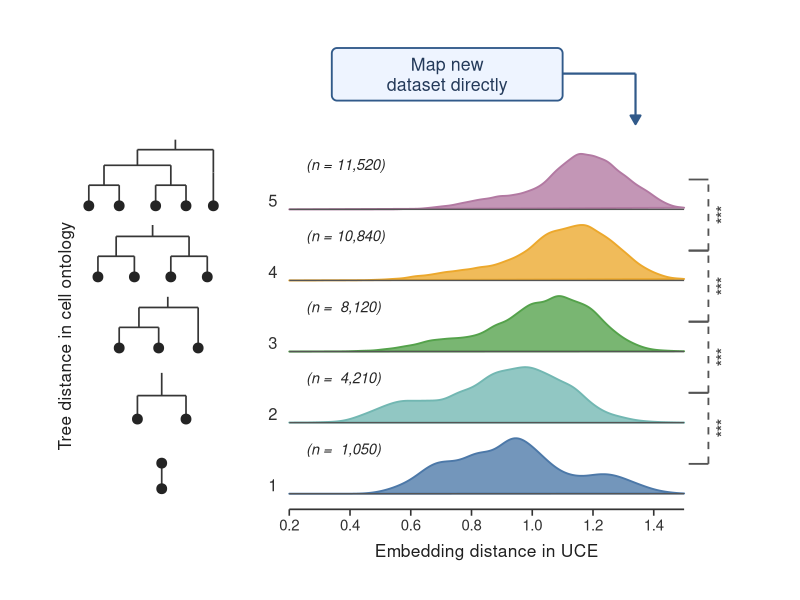
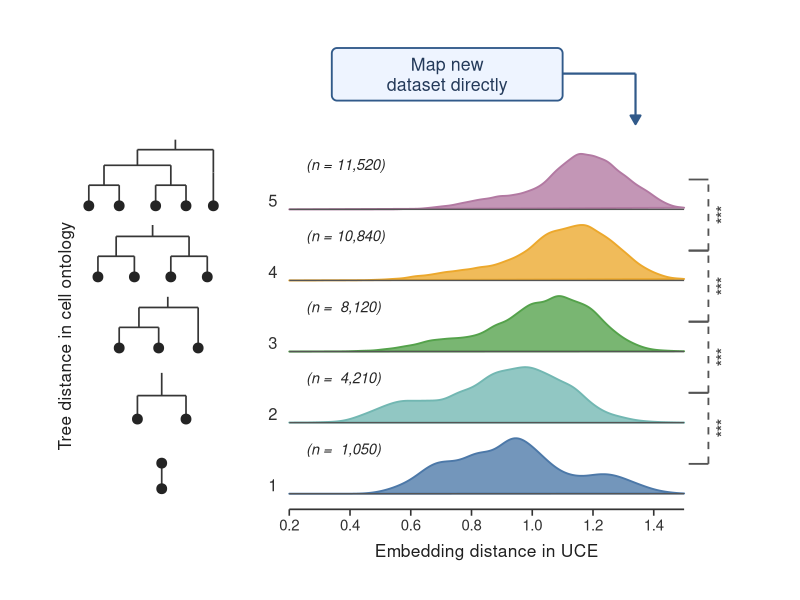

These charts were generated, in order, by the following R code:
## ---- chunk 1
knitr::opts_chunk$set(
  echo = TRUE,
  warning = FALSE,
  message = FALSE,
  fig.align = "center",
  fig.retina = 2
)

library(dplyr)
library(ggplot2)
library(tibble)

set.seed(1031)
## ---- chunk 2
draw_mixture <- function(n, means, sds, weights) {
  component <- sample(seq_along(means), n, replace = TRUE, prob = weights)
  values <- rnorm(n, means[component], sds[component])
  pmin(1.50, pmax(0.20, values))
}

level_specs <- tribble(
  ~tree_distance, ~sample_size,
  1, 1050,
  2, 4210,
  3, 8120,
  4, 10840,
  5, 11520
)

embedding_data <- bind_rows(
  tibble(tree_distance = 1, embedding_distance = draw_mixture(
    1050, c(0.73, 0.96, 1.23), c(0.10, 0.08, 0.09), c(0.35, 0.45, 0.20)
  )),
  tibble(tree_distance = 2, embedding_distance = draw_mixture(
    4210, c(0.55, 0.82, 1.02), c(0.08, 0.15, 0.13), c(0.12, 0.33, 0.55)
  )),
  tibble(tree_distance = 3, embedding_distance = draw_mixture(
    8120, c(0.72, 1.04, 1.18), c(0.12, 0.13, 0.09), c(0.14, 0.66, 0.20)
  )),
  tibble(tree_distance = 4, embedding_distance = draw_mixture(
    10840, c(0.83, 1.12, 1.27), c(0.15, 0.11, 0.09), c(0.19, 0.62, 0.19)
  )),
  tibble(tree_distance = 5, embedding_distance = draw_mixture(
    11520, c(0.92, 1.17, 1.33), c(0.12, 0.09, 0.07), c(0.20, 0.64, 0.16)
  ))
)

density_data <- bind_rows(lapply(split(embedding_data, embedding_data$tree_distance), function(group) {
  density_result <- density(
    group$embedding_distance,
    from = 0.20,
    to = 1.50,
    n = 512,
    adjust = 0.90
  )

  level <- unique(group$tree_distance)
  tibble(
    tree_distance = level,
    embedding_distance = density_result$x,
    density = density_result$y,
    ridge_y = level + 0.78 * density_result$y / max(density_result$y)
  )
}))

write.csv(embedding_data, "synthetic_embedding_distances.csv", row.names = FALSE)
write.csv(density_data, "density_curves.csv", row.names = FALSE)

level_specs
## ---- chunk 3
ridge_colours <- c(
  "1" = "#4C78A8",
  "2" = "#72B7B2",
  "3" = "#54A24B",
  "4" = "#ECA82C",
  "5" = "#B279A2"
)

tree_segments <- tribble(
  ~level, ~x, ~xend, ~y, ~yend,
  1, -0.22, -0.22, 1.07, 1.43,
  2, -0.30, -0.14, 2.38, 2.38,
  2, -0.30, -0.30, 2.05, 2.38,
  2, -0.14, -0.14, 2.05, 2.38,
  2, -0.22, -0.22, 2.38, 2.70,
  3, -0.36, -0.23, 3.34, 3.34,
  3, -0.36, -0.36, 3.05, 3.34,
  3, -0.23, -0.23, 3.05, 3.34,
  3, -0.295, -0.10, 3.62, 3.62,
  3, -0.295, -0.295, 3.34, 3.62,
  3, -0.10, -0.10, 3.05, 3.62,
  3, -0.20, -0.20, 3.62, 3.77,
  4, -0.43, -0.31, 4.34, 4.34,
  4, -0.43, -0.43, 4.05, 4.34,
  4, -0.31, -0.31, 4.05, 4.34,
  4, -0.19, -0.07, 4.34, 4.34,
  4, -0.19, -0.19, 4.05, 4.34,
  4, -0.07, -0.07, 4.05, 4.34,
  4, -0.37, -0.13, 4.62, 4.62,
  4, -0.37, -0.37, 4.34, 4.62,
  4, -0.13, -0.13, 4.34, 4.62,
  4, -0.25, -0.25, 4.62, 4.78,
  5, -0.46, -0.36, 5.34, 5.34,
  5, -0.46, -0.46, 5.05, 5.34,
  5, -0.36, -0.36, 5.05, 5.34,
  5, -0.24, -0.14, 5.34, 5.34,
  5, -0.24, -0.24, 5.05, 5.34,
  5, -0.14, -0.14, 5.05, 5.34,
  5, -0.05, -0.05, 5.05, 5.52,
  5, -0.41, -0.19, 5.62, 5.62,
  5, -0.41, -0.41, 5.34, 5.62,
  5, -0.19, -0.19, 5.34, 5.62,
  5, -0.30, -0.05, 5.84, 5.84,
  5, -0.30, -0.30, 5.62, 5.84,
  5, -0.05, -0.05, 5.52, 5.84,
  5, -0.175, -0.175, 5.84, 5.98
)

tree_points <- tribble(
  ~level, ~x, ~y,
  1, -0.22, 1.07,
  1, -0.22, 1.43,
  2, -0.30, 2.05,
  2, -0.14, 2.05,
  3, -0.36, 3.05,
  3, -0.23, 3.05,
  3, -0.10, 3.05,
  4, -0.43, 4.05,
  4, -0.31, 4.05,
  4, -0.19, 4.05,
  4, -0.07, 4.05,
  5, -0.46, 5.05,
  5, -0.36, 5.05,
  5, -0.24, 5.05,
  5, -0.14, 5.05,
  5, -0.05, 5.05
)

brackets <- tibble(
  comparison = paste0(seq_len(4), "_", seq_len(4) + 1),
  y0 = 1:4 + 0.42,
  y1 = 2:5 + 0.42,
  x = 1.58
)

axis_ticks <- tibble(
  value = seq(0.2, 1.4, by = 0.2),
  label = sprintf("%.1f", value)
)

sample_labels <- level_specs %>%
  mutate(
    x = 0.255,
    y = tree_distance + 0.63,
    label = paste0("(n = ", format(sample_size, big.mark = ","), ")")
  )

p <- ggplot() +
  geom_polygon(
    data = density_data,
    aes(
      x = embedding_distance,
      y = ridge_y,
      group = tree_distance,
      fill = factor(tree_distance),
      colour = factor(tree_distance)
    ),
    linewidth = 0.65,
    alpha = 0.78
  ) +
  geom_segment(
    data = tibble(level = 1:5),
    aes(x = 0.20, xend = 1.50, y = level, yend = level),
    colour = "#555555", linewidth = 0.48
  ) +
  geom_segment(
    data = tree_segments,
    aes(x = x, xend = xend, y = y, yend = yend),
    colour = "#363636", linewidth = 0.58
  ) +
  geom_point(
    data = tree_points,
    aes(x = x, y = y),
    size = 3.0, colour = "#242424"
  ) +
  geom_text(
    data = tibble(level = 1:5),
    aes(x = 0.16, y = level + 0.12, label = level),
    hjust = 1, size = 4.2, colour = "#303030"
  ) +
  geom_text(
    data = sample_labels,
    aes(x = x, y = y, label = label),
    hjust = 0, fontface = "italic", size = 3.75,
    colour = "#262626"
  ) +
  annotate(
    "segment", x = 0.20, xend = 1.50,
    y = 0.78, yend = 0.78,
    colour = "#333333", linewidth = 0.58
  ) +
  geom_segment(
    data = axis_ticks,
    aes(x = value, xend = value, y = 0.78, yend = 0.69),
    colour = "#333333", linewidth = 0.55
  ) +
  geom_text(
    data = axis_ticks,
    aes(x = value, y = 0.56, label = label),
    size = 3.8, colour = "#303030"
  ) +
  annotate(
    "text", x = 0.85, y = 0.20,
    label = "Embedding distance in UCE",
    size = 4.4, colour = "#202020"
  ) +
  annotate(
    "text", x = -0.54, y = 3.22,
    label = "Tree distance in cell ontology",
    angle = 90, size = 4.35, colour = "#202020"
  ) +
  annotation_custom(
    grid::roundrectGrob(
      r = unit(0.10, "snpc"),
      gp = grid::gpar(fill = "#EEF4FF", col = "#315A8A", lwd = 1.8)
    ),
    xmin = 0.34, xmax = 1.10,
    ymin = 6.53, ymax = 7.27
  ) +
  annotate(
    "text", x = 0.72, y = 6.90,
    label = "Map new\ndataset directly",
    size = 4.5, lineheight = 0.95,
    colour = "#243A5A"
  ) +
  annotate(
    "segment", x = 1.10, xend = 1.34,
    y = 6.91, yend = 6.91,
    colour = "#315A8A", linewidth = 0.75
  ) +
  annotate(
    "segment", x = 1.34, xend = 1.34,
    y = 6.91, yend = 6.20,
    colour = "#315A8A", linewidth = 0.75,
    arrow = grid::arrow(type = "closed", length = unit(2.5, "mm"))
  ) +
  geom_segment(
    data = brackets,
    aes(x = x, xend = x, y = y0, yend = y1),
    colour = "#545454", linewidth = 0.62,
    linetype = "dashed"
  ) +
  geom_segment(
    data = brackets,
    aes(x = x - 0.065, xend = x, y = y0, yend = y0),
    colour = "#545454", linewidth = 0.62
  ) +
  geom_segment(
    data = brackets,
    aes(x = x - 0.065, xend = x, y = y1, yend = y1),
    colour = "#545454", linewidth = 0.62
  ) +
  geom_text(
    data = brackets,
    aes(x = x + 0.045, y = (y0 + y1) / 2, label = "***"),
    angle = 90, size = 4.2, fontface = "bold",
    colour = "#4A4A4A"
  ) +
  scale_fill_manual(values = ridge_colours, guide = "none") +
  scale_colour_manual(values = ridge_colours, guide = "none") +
  coord_cartesian(
    xlim = c(-0.60, 1.72),
    ylim = c(0.03, 7.42),
    clip = "off"
  ) +
  theme_void(base_size = 12) +
  theme(
    plot.background = element_rect(fill = "white", colour = NA),
    panel.background = element_rect(fill = "white", colour = NA),
    plot.margin = margin(8, 10, 8, 8)
  )

ggsave(
  "tree_distance_ridgeline.png",
  plot = p,
  width = 8.2,
  height = 9.7,
  dpi = 340,
  bg = "white"
)

p
